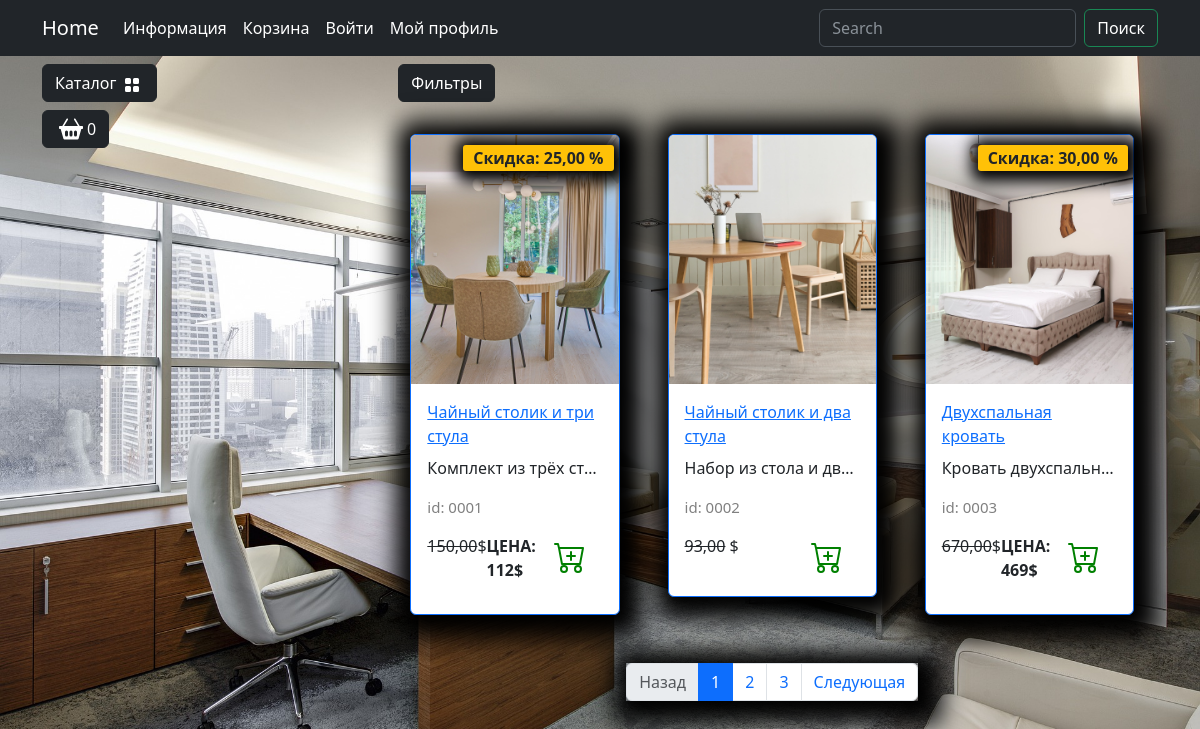
The app's page /catalog/vse-tovary/ with its own data.
### goods/models.py (models this page shows, shortened)
class Product (models.Model):
    name= models.CharField(max_length=50, unique=True, verbose_name="Название")
    slug= models.SlugField(max_length=100, unique= True, blank=True , null= True , verbose_name='URL')
    description= models.TextField(default='Тут Пусто',verbose_name='Описание' )
    image= models.ImageField(upload_to='goods_images', blank=True, null=True,verbose_name='Изоброжение' )
    price= models.DecimalField(default=0.00, max_digits=7, decimal_places=2, verbose_name="Цена")
    discount= models.DecimalField(default=0.00, max_digits=7, decimal_places=2, verbose_name="Скидка в %")
    quantity=models.PositiveBigIntegerField(default=0,verbose_name= "Количество" )
    category=models.ForeignKey(to=Categories,on_delete= models.CASCADE, verbose_name='Категория' )
    class Meta:
        verbose_name= 'Продукт'
        verbose_name_plural= 'Продукты'
    def display_id(self):
        return f'{self.id : 05}'
    def sell_price(self):
        if self.discount:
            return round(self.price - self.price*self.discount/100)
        return self.price

### goods/views.py (the view)
# urls.py: path("<slug:category_slug>/", views.catalog, name="catalog"),
def catalog(request, category_slug):
    page = request.GET.get("page", 1)
    on_sale= request.GET.get('on_sale', None)
    order_by= request.GET.get('order_by',None)
    if category_slug == "vse-tovary":
        goods = Product.objects.all()
    else:
        goods = get_list_or_404(Product.objects.filter(category__slug=category_slug))
    if on_sale:
        goods= goods.filter(discount__gt=0)
    if order_by and order_by != 'default':
        goods= goods.order_by(order_by)
    paginator = Paginator(goods, 3)
    current_page = paginator.page(page)
    context = {"title": "Каталог", "goods": current_page, "slug_url": category_slug}
    return render(request, "goods/catalog.html", context)

### goods/templatetags/goods_tags.py (called while the page is built)
@register.simple_tag()
def tag_categories():
    return Categories.objects.all()

### goods/templates/goods/catalog.html (shortened to what this page needs)
{% extends 'base.html' %}
{% load static %}
{% block content %}
<div class="container">
  <div class="row mt-1">
    <div class="col-lg-2">
    </div>
    <div class="col-lg-10">
      <div class="row">
        <div class="dropdown mb-2">
          <button class="btn btn-secondary dropdown-toggle btn-dark" type="button" data-bs-toggle="dropdown" aria-expanded="false">Фильтры</button>
        </div>
        {% for product in goods %}
        <div class="col-lg-4 col-md-6 p-4">
          <div class="card border-primary rounded custom-shadow">
            {% if product.image %}
            <img src="{{product.image.url}}" class="card-img-top" alt="..." />
            {% else %}
            <img src="{% static 'deps/images/Not found image.png' %}" class="card-img-top" alt="..." />
            {% endif %}
            <div class="card-body">
              <a href="{% url "catalog:product" product.slug %}"><p class="card-title">{{product.name}}</p></a>
              <p class="card-text text-truncate">{{product.description}}</p>
              <p class="product_id">id: {{ product.display_id}} </p>
              <div class="d-flex justify-content-between">
                {% if product.discount %}
                  <p><s>{{ product.price }}</s>$</p>
                  <p>
                  <strong>ЦЕНА: {{ product.sell_price }}$</strong>
                  </p>
                  <span class="badge bg-warning text-dark">Скидка: {{ product.discount }} %</span>
                {% else %}
                <p>
                  <s>{{product.price}}</s> $
                  </p>
                {% endif %}
                <a href="#" class="btn add-to-cart"><img class="mx-1" src="{% static 'deps/icons/cart-plus.svg' %}" alt="Catalog Icon" width="32" height="32" /></a>
              </div>
            </div>
          </div>
        </div>{% endfor %}
      <nav aria-label="Page navigation example">
        <ul class="pagination justify-content-center my-4">
          <div class="custom-shadow d-flex">
            <li class="page-item {% if not goods.has_previous %}disabled{% endif %} ">
              <a class="page-link" href="{% if goods.has_previous %}?page={{goods.previous_page_number}}
              {% else %} #
              {% endif %}">Назад</a>
            </li>
            {% for page in goods.paginator.page_range  %}
            {% if page >= goods.number|add:-2 and page <= goods.number|add:2 %}
            <li class="page-item {% if goods.number == page %} active {% endif %}">
              <a class="page-link" href="?page={{page}}">{{page}}</a>
            </li>
            {% endif %}
            {% endfor %}
            <li class="page-item {% if not goods.has_next %}disabled{% endif %}">
                <a class="page-link" href="{% if goods.has_next %}?page={{goods.next_page_number}}{% else %}
                #
                {% endif %}">Следующая</a>
              </li>
          </div>
        </ul>
      </nav>
    </div>
  </div>
</div>
{% endblock %}

### static/deps/css/my_css.css (style rules this page uses)
body { background-image: url("../images/bg-image.jpg"); background-repeat: no-repeat; background-attachment: fixed; background-position: center center; background-size: cover; height: 100%; }
.dropdown-toggle::after { content: none; }
.custom-shadow { box-shadow: 5px 5px 25px 19px #000000; }
.product_id { color: gray; font-size: 15px; }
.badge.bg-warning.text-dark { position: absolute; top: 10px; right: 5px; z-index: 1; padding: 5px 10px; border-radius: 3px; font-size: 1rem; box-shadow: 2px 2px 15px 9px #000000; }

### records on screen
Product: image (picture), name "Чайный столик и три стула", description "Комплект из трёх ст…", display_id "0001", price "150,00", sell_price "112", discount "25,00"
Product: image (picture), name "Чайный столик и два стула", description "Набор из стола и дв…", display_id "0002", price "93,00"
Product: image (picture), name "Двухспальная кровать", description "Кровать двухспальн…", display_id "0003", price "670,00", sell_price "469", discount "30,00"

### other values on screen
{{ page }} "1" "2" "3"
